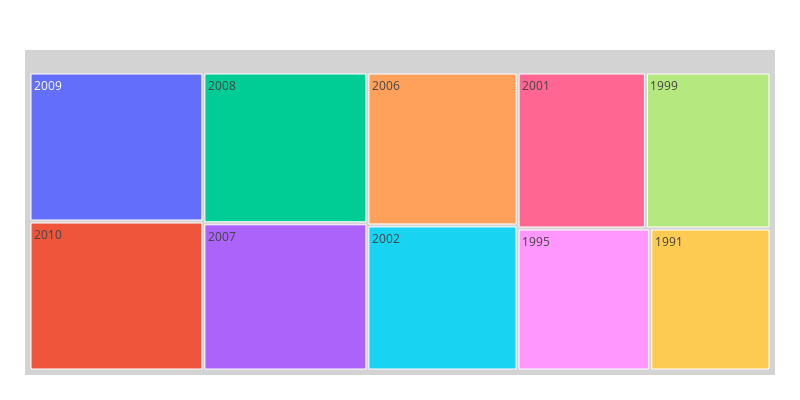

The cell this chart's notebook holds for it:
### Markdown cell above
## Python - Tree Map

### Code cell
# Import plotly-express and create a treemap
import plotly.express as px
TreeMap = px.treemap(us_postage, path=['Year'],values='Price', width=800, height=400)
TreeMap.update_traces(root_color="lightgrey")
TreeMap.update_layout(margin = dict(t=50, l=25, r=25, b=25))
TreeMap.show()

### Figure 1 — Plotly figure (JSON) as saved in the notebook; plotly's stock layout.template omitted (floating-point values rounded to 4 significant figures)
{"data": [{"branchvalues": "total", "domain": {"x": [0, 1], "y": [0, 1]}, "hovertemplate": "labels=%{label}<br>Price=%{value}<br>parent=%{parent}<br>id=%{id}<extra></extra>", "ids": ["1991", "1995", "1999", "2001", "2002", "2006", "2007", "2008", "2009", "2010"], "labels": ["1991", "1995", "1999", "2001", "2002", "2006", "2007", "2008", "2009", "2010"], "name": "", "parents": ["", "", "", "", "", "", "", "", "", ""], "root": {"color": "lightgrey"}, "type": "treemap", "values": [0.29, 0.32, 0.33, 0.34, 0.37, 0.39, 0.41, 0.42, 0.44, 0.44]}], "layout": {"height": 400, "legend": {"tracegroupgap": 0}, "margin": {"b": 25, "l": 25, "r": 25, "t": 50}, "width": 800}}
